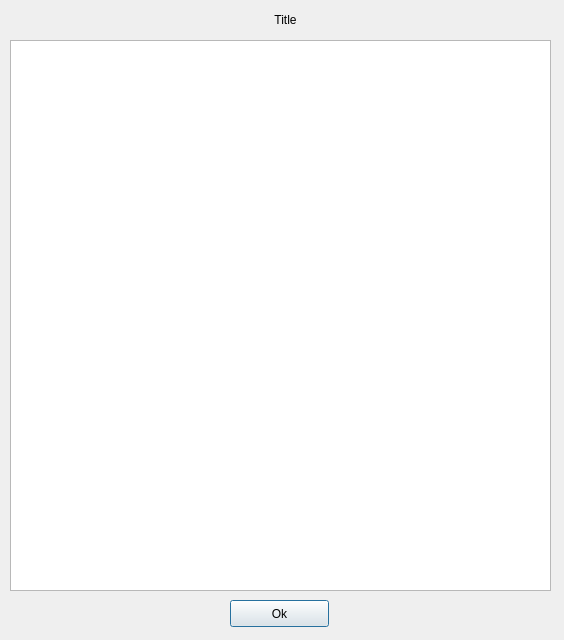
<?xml version="1.0" encoding="UTF-8"?>
<ui version="4.0">
 <class>AboutDialog</class>
 <widget class="QDialog" name="AboutDialog">
  <property name="geometry">
   <rect>
    <x>0</x>
    <y>0</y>
    <width>564</width>
    <height>640</height>
   </rect>
  </property>
  <property name="windowTitle">
   <string>Dialog</string>
  </property>
  <widget class="QTextEdit" name="textbody">
   <property name="geometry">
    <rect>
     <x>10</x>
     <y>40</y>
     <width>541</width>
     <height>551</height>
    </rect>
   </property>
   <property name="lineWrapMode">
    <enum>QTextEdit::NoWrap</enum>
   </property>
   <property name="readOnly">
    <bool>true</bool>
   </property>
  </widget>
  <widget class="QPushButton" name="button_ok">
   <property name="geometry">
    <rect>
     <x>230</x>
     <y>600</y>
     <width>99</width>
     <height>27</height>
    </rect>
   </property>
   <property name="text">
    <string>Ok</string>
   </property>
  </widget>
  <widget class="QLabel" name="title">
   <property name="geometry">
    <rect>
     <x>180</x>
     <y>10</y>
     <width>211</width>
     <height>20</height>
    </rect>
   </property>
   <property name="text">
    <string>Title</string>
   </property>
   <property name="alignment">
    <set>Qt::AlignCenter</set>
   </property>
  </widget>
 </widget>
 <resources/>
 <connections/>
</ui>
